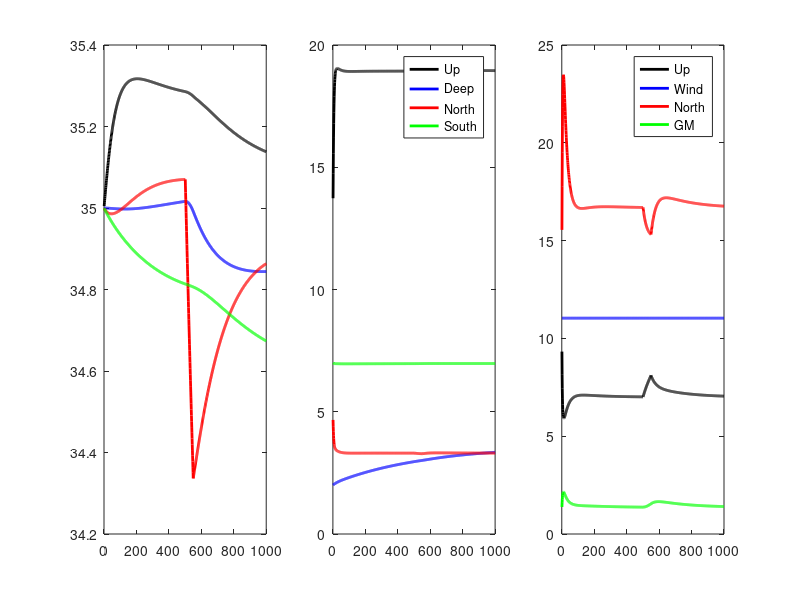

The MATLAB source for this figure:
clear all
% Ehlert and Leverman 2014;
% Mechanism for potential strengthening of Atlantic overturning prior to collapse
% temperature evolution equations
% for git hub
tempevl = true;
FWforce = true;
%diffusivity = 'N2 dependent'; % 'constant diff' ; 'constant energy' ; 'N2 dependent'
%diffusivity = 'constant diff'; % 'constant diff' ; 'constant energy' ; 'N2 dependent'
diffusivity = 'constant energy'; % 'constant diff' ; 'constant energy' ; 'N2 dependent'
% Table 1
C1 = 0.1; %nondimensional coeff for MOC transport
m3s2Sv = 1e-6; 
grav = 9.81; %m2/s

Htopo = 4000; %in m ; Average depth of Atlantic Ocean basin
Bwidth = 1e7; % in m ; Average width of Atlantic Ocean
LN = 3.34*1e6; %in m ; Meridional extend of the northen box
LU = 8.9*1e6;  %in m ; Meridional extend of the tropical box
LS = 3.34*1e6; %in m ; Meridional extend of the southern box
LyN = 1.5*1e6; % Meridional extend of the northen outcropping

rho0 = 1027; %kgm-3
S0 = 35; % psu ; Average salinity of Atlantic Ocean
alpha_T = 2.1e-4; % 1/C thermal coefficient
alphaT = alpha_T*rho0;
beta_S = 8e-4; % 1/psu haline coefficient
betaS = beta_S*rho0;
f0 = 7.5e-5; %1/s
fbeta = 2e-11; % 1/s

kappa_GM = 1000; %m2/s GM thickness diffusivity
kappa_cnst = 4.2e-5; %m2/s Background vertical diffusivity
epsilon = 1e-3; % kg s-3 constant dissipation energy in the ocean per area
N0 = 8e-3; % 1/s used in N2 dependent diffusivity 
a0 = 1e-5; % m2/s constant diffusivity used in N2 dependent diffusivity
tau = 0.085; %Nm-2 = kgm-1s-2
Cgm = (1-exp(-tau/0.02)); % it can be 1 for simplivity
FN = 0.1*1e6; % Sv ; Northern meridional freshwater transport
FNd = 0;
FNFW = 0; %initial freshwater into nordic seas
FNFW_cap = 2e6; % cap of freshwater
FS = 0.1*1e6; %Sv ; Southern meridional freshwater transport
gammau = 1/(5*365*86400); % 5 years
gamman = 1/(5*365*86400); % 5 years
gammas = 1/(5*365*86400); % 5 years
TUrelax = 20;
TNrelax = 3;
TSrelax = 7;

SN=35; % initial conditions
SU=35; % initial conditions
SS=35; % initial conditions
SD=35; % initial conditions
TN = 5;
TS = 7;
TU = 12.5; %12.5;
TD = 2; 

H_pyc=500; % initial conditions
VU = LU*Bwidth*H_pyc;
VN = LN*Bwidth*Htopo;
VS = LS*Bwidth*Htopo;
VD = LU*Bwidth*(Htopo-H_pyc);
	
yearinsec = 360*86400; % 1 year in sec
deltat = 15*86400; %30 days to sec
time = 0;
iind = 1;
%return

if 0
  load initial
end

% time step
for ind=1:24000*1
    delta_rho = rho0*(beta_S*(SN-SU)-alpha_T*(TN-TU));
    delta_rho_SO = rho0*(beta_S*(SS-SU)-alpha_T*(TS-TU));
    delta_rho_D = rho0*(beta_S*(SN-SD)-alpha_T*(TN-TD));
    %if delta_rho_D<0
    %  display('MI')
    %end
    switch(diffusivity)
    case 'constant diff'
      kappa_v = kappa_cnst;  
    case 'N2 dependent'
      kappa_v = a0*(sqrt(grav*delta_rho/(rho0*H_pyc))/N0)^(-1);
    case 'constant energy'
      kappa_v = epsilon/(grav*delta_rho);
    otherwise
      fprintf('not specified diffusivity option')
      return
    end
    % phi_Moc
    phi_N = (C1*grav*delta_rho*H_pyc*H_pyc/(rho0*fbeta*LyN));
    % phi_Up
    phi_Up = (LU*Bwidth*kappa_v/H_pyc);
    % phi_Ek
    phi_Ek = (Bwidth*tau/(f0*rho0));
    % phi_GM
    %phi_GM1 = Cgm*(Bwidth*kappa_GM*(delta_rho_SO/rho0)*H_pyc/Htopo); 
    phi_GM1 = 0.01*Bwidth*(grav*delta_rho_SO/rho0)*H_pyc*H_pyc/(f0*LS);
    

    % new pycnocline depth
    H_pyc_new = H_pyc + (deltat/(Bwidth*LU))*(phi_Up+phi_Ek-phi_GM1-phi_N);

    % new H_deep
    H_deep = Htopo - H_pyc_new;

    % Volume*Salt terms
    VUSU=VU*SU;
    VNSN=VN*SN;
    VSSS=VS*SS;
    VDSD=VD*SD;
    if(tempevl)
      % Volume*Temp terms
      VUTU=VU*TU;
      VNTN=VN*TN;
      VSTS=VS*TS;
      VDTD=VD*TD;
    end
    % New volume salt terms
    VUSUnew = VUSU + deltat*(phi_Up*SD+phi_Ek*SS-SU*(phi_N+phi_GM1)+S0*(FN+FS));
    VNSNnew = VNSN + deltat*(phi_N*(SU-SN)-S0*(FN+FNFW));
    VSSSnew = VSSS + deltat*(phi_Ek*(SD-SS)+phi_GM1*(SU-SS)-S0*FS);
    VDSDnew = VDSD + deltat*(phi_N*SN+phi_GM1*SS-SD*(phi_Up+phi_Ek));
    if(tempevl)
      % New volume temp terms
      VUTUnew = VUTU + deltat*(phi_Up*TD+phi_Ek*TS-TU*(phi_N+phi_GM1)+gammau*VU*(TUrelax-TU));
      VNTNnew = VNTN + deltat*(phi_N*(TU-TN)+gamman*VN*(TNrelax-TN));
      VSTSnew = VSTS + deltat*(phi_Ek*(TD-TS)+phi_GM1*(TU-TS)+gammas*VS*(TSrelax-TS));
      VDTDnew = VDTD + deltat*(phi_N*TN+phi_GM1*TS-TD*(phi_Up+phi_Ek));
    end
    %update values
    H_pyc = H_pyc_new;
    VUSU = VUSUnew;
    VNSN = VNSNnew;    
    VSSS = VSSSnew;    
    VDSD = VDSDnew;
    VDSD = VDSDnew;
    if(tempevl)
       VUTU = VUTUnew;
       VNTN = VNTNnew;
       VSTS = VSTSnew;
       VDTD = VDTDnew;
    end
    VU = LU*Bwidth*H_pyc;
    VN = LN*Bwidth*Htopo;
    VS = LS*Bwidth*Htopo;
    VD = LU*Bwidth*H_deep;
    SU=VUSU/VU;
    SN=VNSN/VN;
    SS=VSSS/VS;
    SD=VDSD/VD;
    if(tempevl)
       TU = VUTU/VU;
       TN = VNTN/VN;
       TS = VSTS/VS;
       TD = VDTD/VD;
    end
    % time series
    time=time+deltat;        
    if(mod(time,yearinsec)==0)
      if FWforce==true
        if(mod(iind,100)==0)
          FNd=FNFW;
        end
        FNFW=FNd+(1*FNFW_cap)*mod(iind,100)/99;
        if iind>500 & iind < 550
          FNFW = 1.0*FNFW_cap;
        else
          FNFW = 0.0*FNFW_cap;
        end
      end  
      Fwater(iind)=FNFW;
      HUtime(iind) = H_pyc;
      TrN(iind) = phi_N;
      TrW(iind) = phi_Ek;
      TrE(iind) = phi_GM1;
      TrU(iind) = phi_Up;
      SUtime(iind) = SU;
      SNtime(iind) = SN;
      SStime(iind) = SS;
      SDtime(iind) = SD;
      drho(iind) = delta_rho;
      drhoD(iind) = delta_rho_D;
      drhoSO(iind) = delta_rho_SO;
      if(tempevl)
        TUtime(iind) = TU;
        TNtime(iind) = TN;
        TStime(iind) = TS;
        TDtime(iind) = TD;
      end
      iind = iind+1;
    end
end   
if (tempevl)
  figure('Position', [100, 100, 1000, 400]);
	subplot(1,3,1)
	plot(SUtime,'k','linewidth',2)
	hold on
	plot(SDtime,'b','linewidth',2)
	plot(SNtime,'r','linewidth',2)
	plot(SStime,'g','linewidth',2)
	subplot(1,3,2)
  plot(TUtime,'k','linewidth',2)
  hold on
  plot(TDtime,'b','linewidth',2)
  plot(TNtime,'r','linewidth',2)
  plot(TStime,'g','linewidth',2)
  legend('Up','Deep','North','South','location','best')
  subplot(1,3,3)
  plot(TrU*m3s2Sv,'k','linewidth',2)
  hold on
  plot(TrW*m3s2Sv,'b','linewidth',2)
  plot(TrN*m3s2Sv,'r','linewidth',2)
  plot(TrE*m3s2Sv,'g','linewidth',2)
  legend('Up','Wind','North','GM','location','northeast')
else
	plot(SUtime,'k','linewidth',2)
	hold on
	plot(SDtime,'b','linewidth',2)
	plot(SNtime,'r','linewidth',2)
	plot(SStime,'g','linewidth',2)
end
%save('initial.mat','SN','SU','SD','SS','TN','TU','TD','TS','H_pyc','VU','VN','VS','VD')
